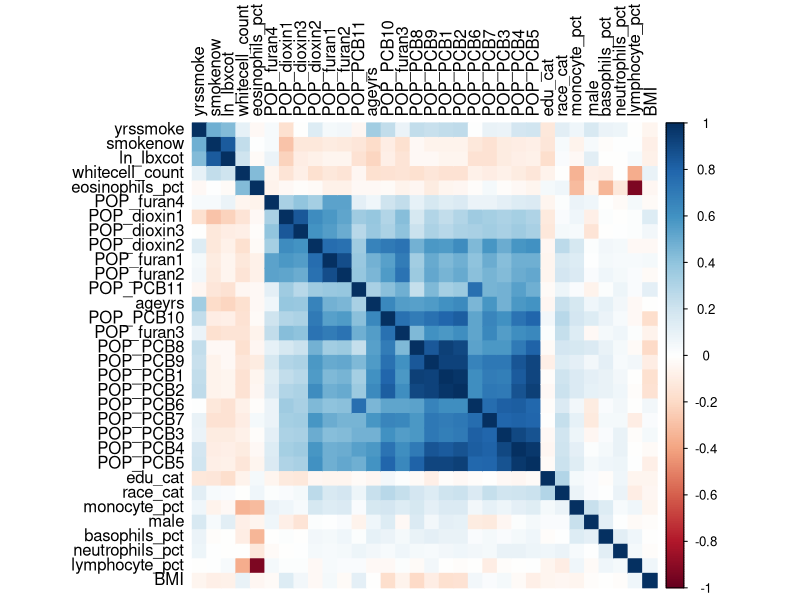
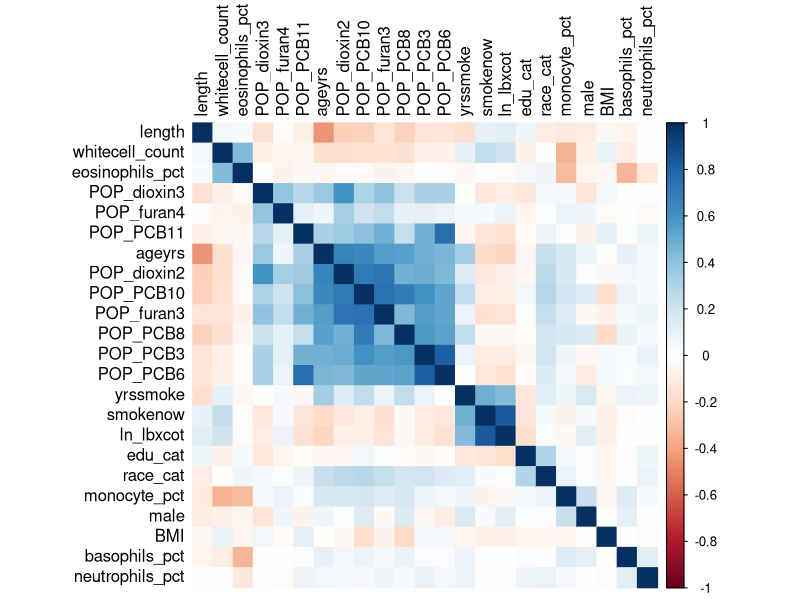

The R source for these figures, in order: (Note: this script raises an error after producing the figures.)
set.seed(123) ## for reproducibility
library(glmnet)
library(corrplot)
data_dir <-  r"(C:\Users\Frank Shi\Documents\FrankS\Waterloo\pollutants)"
setwd(data_dir)
pollutants_original <- read.csv(file='pollutants.csv')

#===============================================
# plot correlation bewtween all covariates
excl_cols <- c('X', 'length')
pollutants1 <- pollutants_original[!colnames(pollutants_original) %in% excl_cols]
pollutants_corr <- cor(pollutants1)
corrplot(pollutants_corr, order="hclust", method="color", type="full", 
         tl.col = "black")

# take out a few covariates based on the correlation heat map
excl_cols1 <- c('X', paste0('POP_PCB', c(1, 2, 4, 5, 7, 9)),
                paste0('POP_furan', c(1, 2)), 'POP_dioxin1',
                'lymphocyte_pct')
pollutants2 <- pollutants_original[!colnames(pollutants_original) %in% excl_cols1]
pollutants_corr2 <- cor(pollutants2)
corrplot(pollutants_corr2, order="hclust", method="color", type="full", 
         tl.col = "black")


#===============================================
# after the first round of filtering of covariates, deal with categorical covariates
pollutants <- pollutants2
gender_list <- c('female', 'male')
edu_list <- c('before_high_school', 'high_school', 'college', 'college_grad')
eth_list <- c('other', 'mexi_us', 'nonhisp_black', 'nonhisp_white')
smoke_list <- c('no', 'yes')

gender <- gender_list[pollutants$male + 1]
education <- edu_list[pollutants$edu_cat]
race <- eth_list[pollutants$race_cat]
smoke_now <- smoke_list[pollutants$smokenow + 1]

pollutants$male <- factor(gender, levels=gender_list)
pollutants$edu_cat <- factor(education, levels=edu_list)
pollutants$race_cat <- factor(race, levels=eth_list)
pollutants$smokenow <- factor(smoke_now, levels=smoke_list)


#===============================================
# group different age groups
pollutants['agegroup'] <- 0
pollutants[pollutants['ageyrs'] >= 20 & pollutants['ageyrs'] <= 35, 'agegroup'] = 1
pollutants[pollutants['ageyrs'] >= 36 & pollutants['ageyrs'] <= 50, 'agegroup'] = 2
pollutants[pollutants['ageyrs'] >= 51, 'agegroup'] = 3
agegroup_list <- c('young', 'middleage', 'elder')
agegroup <- agegroup_list[pollutants$agegroup]
pollutants$agegroup <- factor(agegroup, levels=agegroup_list)

# lastly, take out ageyrs because we already have agegroup
pollutants <- pollutants[!colnames(pollutants) %in% c('ageyrs')]

# the most basic steps of data manipulation complete

# some ad-hoc covariates exclusions
# adhoc_excl <- c('edu_cat', 'race_cat')
# pollutants <- pollutants[!colnames(pollutants) %in% adhoc_excl]

#===============================================
# establishing benchmarks
model_full <- lm(length ~ ., data=pollutants)
model_0 <- lm(length ~ 1, data=pollutants)
model_start_aic <- lm(length ~ 1, data=pollutants)
# aic stepwise
system.time({
  Mstep <- step(object = model_start_aic,
                scope = list(lower = model_0, upper = model_full),
                direction = "both", 
                trace = 1, 
                k = 2)
})

# bic stepwise
model_start_bic <- lm(length ~ 1, data=pollutants)
system.time({
  Mstep <- step(object = model_start_bic,
                scope = list(lower = model_0, upper = model_full),
                direction = "both", 
                trace = 1, 
                k = log(nrow(pollutants)))
})

#  lasso
y <- pollutants[['length']]
X <- model.matrix(model_full)
model_lasso <- glmnet(x=X, y=y, alpha=1, nlambda=500)
cv_fit_lasso <- cv.glmnet(x=X, y=y, alpha=1, nlambda=500)
print(coef(model_lasso, s="lambda.min"))
print(coef(cv_fit_lasso, s="lambda.min"))

# build the models with the covariates chosen by these model selection algorithms
stepwise_covariates <- c('agegroup', 'male', 'ln_lbxcot', 'yrssmoke')
stepwise_dataset <- pollutants[colnames(pollutants) %in% c('length', stepwise_covariates)]
model_step <- lm(length ~ ., data=stepwise_dataset)
lasso_covariates <- c('POP_PCB8', 'POP_dioxin2', 'POP_dioxin3', 'POP_furan3', 'monocyte_pct', 
                      'BMI', 'edu_cat', 'race_cat', 'male', 'yrssmoke', 'ln_lbxcot', 'agegroup')
lasso_dataset <- pollutants[colnames(pollutants) %in% c('length', lasso_covariates)]
model_lasso <- lm(length ~ ., data=lasso_dataset)

#===============================================
# trying interaction terms
# on stepwise covariates
stepwise_age_interact <- lm(length ~ . + agegroup * ln_lbxcot + agegroup * yrssmoke, data=stepwise_dataset)
